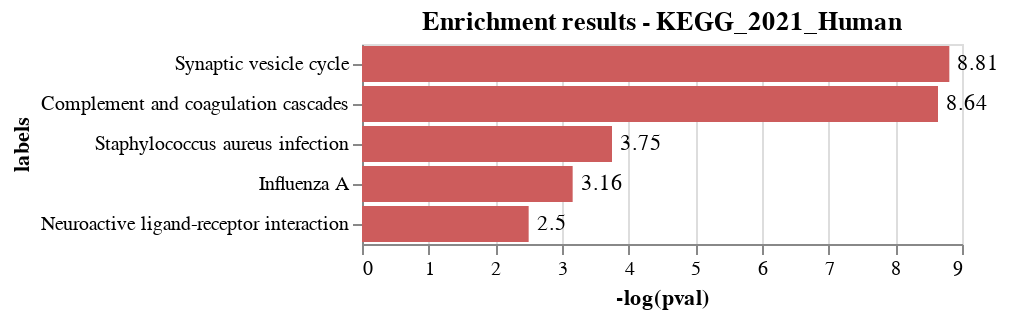

Notebook cell for this chart:
### Code cell
### convert EnTREZ to ensembleID

list_genes = ['ADSSL1', 'PROC', 'CPLX2', 'CPLX1', 'PLG']
EnrichR.get_libraries()
EnrichR.get_id(list_genes)
EnrichR.get_enrichment(list_genes)
EnrichR.plot_enrichment(list_genes, height= 100)

### Figure 1 — Vega-Lite specification as saved in the notebook (floating-point values rounded to 4 significant figures)
{"config": {"view": {"continuousWidth": 400, "continuousHeight": 300}}, "layer": [{"mark": {"type": "bar", "color": "indianred"}, "encoding": {"x": {"type": "quantitative", "field": "-log(pval)"}, "y": {"type": "nominal", "field": "labels", "sort": "-x"}}}, {"mark": {"type": "text", "align": "left", "baseline": "middle", "dx": 4}, "encoding": {"text": {"type": "quantitative", "field": "-log(pval)"}, "x": {"type": "quantitative", "field": "-log(pval)"}, "y": {"type": "nominal", "field": "labels", "sort": "-x"}}, "title": "Enrichment results - KEGG_2021_Human"}], "data": {"name": "data-62692533c63b1f4f48717ac4fc1411bd"}, "height": 100, "width": 300, "$schema": "https://vega.github.io/schema/vega-lite/v4.8.1.json", "datasets": {"data-62692533c63b1f4f48717ac4fc1411bd": [{"labels": "Synaptic vesicle cycle", "pval": 0.000149, "-log(pval)": 8.81}, {"labels": "Complement and coagulation cascades", "pval": 0.000177, "-log(pval)": 8.64}, {"labels": "Staphylococcus aureus infection", "pval": 0.02353, "-log(pval)": 3.75}, {"labels": "Influenza A", "pval": 0.04227, "-log(pval)": 3.16}, {"labels": "Neuroactive ligand-receptor interaction", "pval": 0.0824, "-log(pval)": 2.5}]}}
